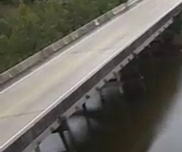
#> input picture Train_3/2/10.jpg, 182 x 152 px
$ python LBP_SVM_DetectKabel.py
#> lines starting #> are read from the running program, lines starting #| are printed output that depends on the picture
# Import Modules
import os
import cv2
import numpy as np
from imutils import paths
from skimage import feature
from sklearn.svm import LinearSVC

# Define LBP Class
class LocalBinaryPattern :
    # Variable Initialization
    def __init__(self,points,radius) :
        self.points = points
        self.radius = radius
    # Describe LBP Feature
    def describe(self,image,ep=1e-7) :
        lbp = feature.local_binary_pattern(image,self.points,self.radius,method='uniform')
        htg = np.histogram(lbp.ravel(),bins=np.arange(0,self.points+3),range=(0,self.points+2))[0]
        htg = htg.astype('float') ; htg /= (htg.sum()+ep) ; return htg

# Learning Process
LBP = LocalBinaryPattern(10,1)
data = [] ; lab = []
for p in paths.list_images('Train_3') :
    img = cv2.imread(p)
#> img is the input picture: shape (152, 182, 3); mean B, G, R 91, 98.7, 101.9
    gry = cv2.cvtColor(img,6)
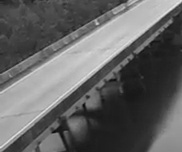
#> gry: shape (152, 182); min 9, max 232, mean 98.8
    htg = LBP.describe(gry)
#> in describe, `lbp = feature.local_binary_pattern(image,self.points,self.radius,metho..`:
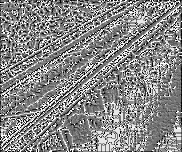
#> lbp: shape (152, 182) float64; min 0, max 11, mean 5.83; drawn with min black and max white
#> in describe, `htg = np.histogram(lbp.ravel(),bins=np.arange(0,self.points+3),range=(..`: htg = [1437, 1151, 956, 1744, 3352, 5264, 4220, 1863, 1597, 807, 3116, 2157]
#> in describe, `htg /= htg.sum() + ep`: htg = [0.0519, 0.0416, 0.0346, 0.063, 0.121, 0.19, 0.153, 0.0673, 0.0577, 0.0292, 0.113, 0.078]
    lab.append(p.split(os.path.sep)[-2])
    data.append(htg)
#> pass 2 of the loop `for p in paths.list_images('Train_3') :`:
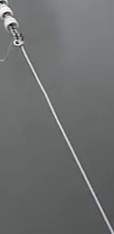
#> input picture Train_3/1/1.jpg, 114 x 234 px
#> img is the input picture: shape (234, 114, 3); mean B, G, R 110.1, 110.2, 108
#> gry: shape (234, 114)
#> in describe (call 2), `lbp = feature.local_binary_pattern(image,self.points,self.radius,metho..`:
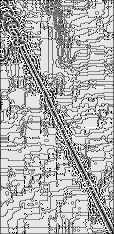
#> lbp: shape (234, 114) float64; min 0, max 11, mean 7.67; drawn with min black and max white
#> in describe (call 2), `htg = np.histogram(lbp.ravel(),bins=np.arange(0,self.points+3),range=(..`: htg = [945, 460, 242, 1727, 591, 2566, 3378, 531, 1836, 268, 13201, 931]
#> in describe (call 2), `htg /= htg.sum() + ep`: htg = [0.0354, 0.0172, 0.00907, 0.0647, 0.0222, 0.0962, 0.127, 0.0199, 0.0688, 0.01, 0.495, 0.0349]
#> pass 3 of the loop `for p in paths.list_images('Train_3') :`:
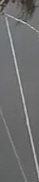
#> input picture Train_3/1/10.jpg, 39 x 182 px
#> img is the input picture: shape (182, 39, 3); mean B, G, R 110.4, 110.3, 109.7
#> gry: shape (182, 39)
#> in describe (call 3), `lbp = feature.local_binary_pattern(image,self.points,self.radius,metho..`:
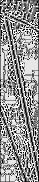
#> lbp: shape (182, 39) float64; min 0, max 11, mean 6.31; drawn with min black and max white
#> in describe (call 3), `htg = np.histogram(lbp.ravel(),bins=np.arange(0,self.points+3),range=(..`: htg = [652, 288, 218, 452, 451, 977, 747, 289, 489, 233, 1783, 519]
#> in describe (call 3), `htg /= htg.sum() + ep`: htg = [0.0919, 0.0406, 0.0307, 0.0637, 0.0635, 0.138, 0.105, 0.0407, 0.0689, 0.0328, 0.251, 0.0731]
#> the loop made 4 passes; the first 3 are shown
model = LinearSVC(C=100.0,random_state=50,max_iter=50000)
model.fit(data,lab)

# Detection Process
#> (the run stopped early here; a loop or call above may not have finished)
